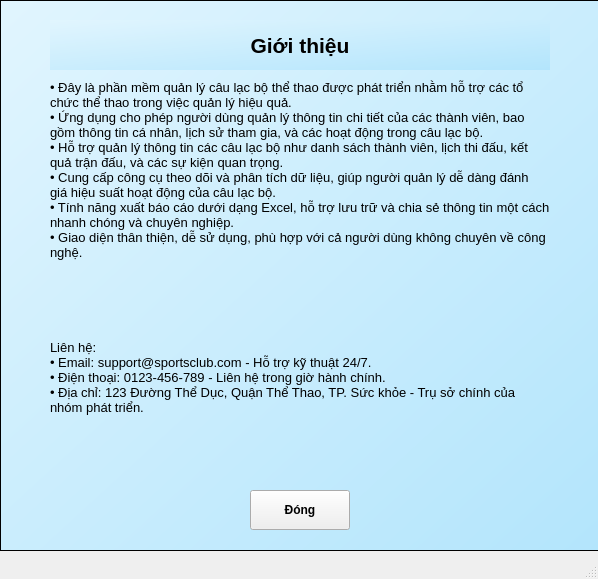
<?xml version="1.0" encoding="UTF-8"?>
<ui version="4.0">
 <class>MainWindow</class>
 <widget class="QMainWindow" name="MainWindow">
  <property name="geometry">
   <rect>
    <x>0</x>
    <y>0</y>
    <width>598</width>
    <height>579</height>
   </rect>
  </property>
  <property name="windowTitle">
   <string>MainWindow</string>
  </property>
  <widget class="QWidget" name="centralwidget">
   <widget class="QListView" name="background">
    <property name="geometry">
     <rect>
      <x>0</x>
      <y>0</y>
      <width>600</width>
      <height>551</height>
     </rect>
    </property>
    <property name="styleSheet">
     <string notr="true">QWidget { background-color: qlineargradient(x1:0, y1:0, x2:1, y2:1, stop:0 #E1F5FE, stop:1 #B3E5FC); }</string>
    </property>
   </widget>
   <widget class="QLabel" name="titleLabel">
    <property name="geometry">
     <rect>
      <x>50</x>
      <y>20</y>
      <width>500</width>
      <height>50</height>
     </rect>
    </property>
    <property name="font">
     <font>
      <pointsize>16</pointsize>
      <weight>75</weight>
      <bold>true</bold>
     </font>
    </property>
    <property name="styleSheet">
     <string notr="true">QWidget { background-color: qlineargradient(x1:0, y1:0, x2:1, y2:1, stop:0 #E1F5FE, stop:1 #B3E5FC); }</string>
    </property>
    <property name="text">
     <string>Giới thiệu</string>
    </property>
    <property name="alignment">
     <set>Qt::AlignCenter</set>
    </property>
   </widget>
   <widget class="QLabel" name="introLabel">
    <property name="geometry">
     <rect>
      <x>50</x>
      <y>80</y>
      <width>500</width>
      <height>250</height>
     </rect>
    </property>
    <property name="font">
     <font>
      <pointsize>10</pointsize>
     </font>
    </property>
    <property name="text">
     <string>• Đây là phần mềm quản lý câu lạc bộ thể thao được phát triển nhằm hỗ trợ các tổ chức thể thao trong việc quản lý hiệu quả.
• Ứng dụng cho phép người dùng quản lý thông tin chi tiết của các thành viên, bao gồm thông tin cá nhân, lịch sử tham gia, và các hoạt động trong câu lạc bộ.
• Hỗ trợ quản lý thông tin các câu lạc bộ như danh sách thành viên, lịch thi đấu, kết quả trận đấu, và các sự kiện quan trọng.
• Cung cấp công cụ theo dõi và phân tích dữ liệu, giúp người quản lý dễ dàng đánh giá hiệu suất hoạt động của câu lạc bộ.
• Tính năng xuất báo cáo dưới dạng Excel, hỗ trợ lưu trữ và chia sẻ thông tin một cách nhanh chóng và chuyên nghiệp.
• Giao diện thân thiện, dễ sử dụng, phù hợp với cả người dùng không chuyên về công nghệ.</string>
    </property>
    <property name="alignment">
     <set>Qt::AlignLeading</set>
    </property>
    <property name="wordWrap">
     <bool>true</bool>
    </property>
   </widget>
   <widget class="QLabel" name="contactLabel">
    <property name="geometry">
     <rect>
      <x>50</x>
      <y>340</y>
      <width>500</width>
      <height>121</height>
     </rect>
    </property>
    <property name="font">
     <font>
      <pointsize>10</pointsize>
     </font>
    </property>
    <property name="text">
     <string>Liên hệ:
• Email: support@sportsclub.com - Hỗ trợ kỹ thuật 24/7.
• Điện thoại: 0123-456-789 - Liên hệ trong giờ hành chính.
• Địa chỉ: 123 Đường Thể Dục, Quận Thể Thao, TP. Sức khỏe - Trụ sở chính của nhóm phát triển.</string>
    </property>
    <property name="alignment">
     <set>Qt::AlignLeading</set>
    </property>
    <property name="wordWrap">
     <bool>true</bool>
    </property>
   </widget>
   <widget class="QPushButton" name="closeButton">
    <property name="geometry">
     <rect>
      <x>250</x>
      <y>490</y>
      <width>100</width>
      <height>40</height>
     </rect>
    </property>
    <property name="font">
     <font>
      <weight>75</weight>
      <bold>true</bold>
     </font>
    </property>
    <property name="text">
     <string>Đóng</string>
    </property>
   </widget>
  </widget>
  <widget class="QStatusBar" name="statusbar"/>
 </widget>
 <resources/>
 <connections/>
</ui>
